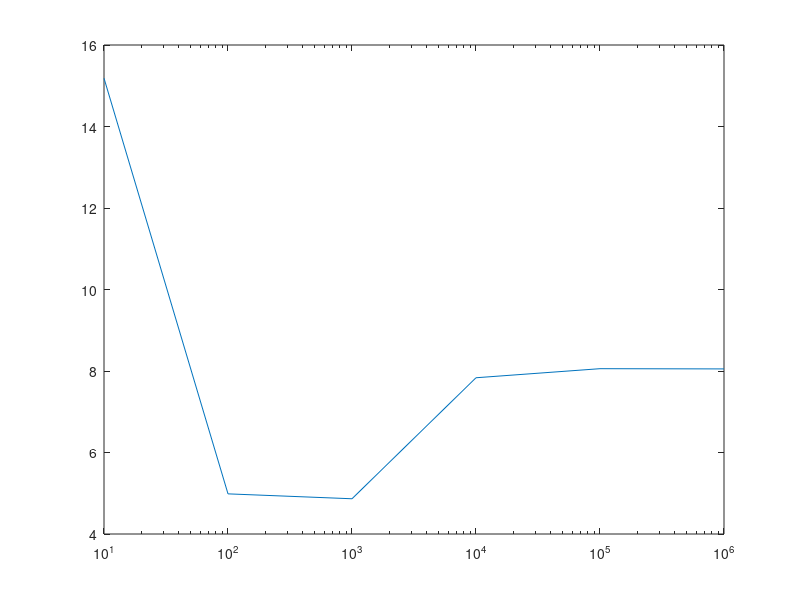

MATLAB code to generate this figure:
MC = [10, 100, 1000, 10000, 100000, 1e+06, ];
e_var = [15.1844, 4.9851, 4.86484, 7.83435, 8.0569, 8.05129, ];
m_var = [3.1689, 19.8024, 20.2701, 97.9262, 103.053, 102.193, ];
mean_mag = [0.1805, 0.4971, 1.34231, 1.00638, 0.986547, 1.00275, ];
time_used = [0.000515, 0.004656, 0.049797, 0.483493, 5.07914, 49.3065, ];
accepted_states = [62.2, 100.62, 115.233, 108.451, 107.921, 108.036, ];
semilogx(MC, e_var)
